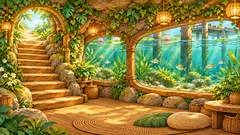
#> input picture assets/jungle/title/aquarium-low.webp, 240 x 135 px, given in place of aquarium-low.webp-final-background.png, which was not available
$ python -i title_campus_fixes.py   (imports and definitions only)
#> lines starting #> are read from the running program, lines starting #| are printed output that depends on the picture; after the words box and inside, x2 and y2 are one past the last pixel; in counts of white or black regions, pixels touching at a corner belong together
#!/usr/bin/env python3
"""Owner fixes of 2026-11-05 for Campus, the Jungle Path and the window view.

- The Hide & Seek tail leaves Campus's triceratops corner and peeks out of a
  bush beside the Jungle Path: the plate's own leaves are a cut-out drawn in
  front of the tail's base (`--tail`).
- The Treehouse window's top-left leaves are a still layer above the birds
  and butterflies (`--leaves`).
- The window twig is one full-size picture that sways in code about its join
  with the trunk (`--twig`); the portrait join is regenerated.
- Portrait Campus fills portrait windows: its painting widens by INSET pixels
  on each side, each join regenerated only around its seam and merged with
  harness merge-map-gap; every placement moves with it, and its "safe" rect
  keeps the original painting whole on phones (`--campus`). Its distant
  desert is white with an oasis, like the world map, and so is landscape
  Campus's, whose desert crop alone is regenerated and feathered back in
  (`--desert`).

Masters stay in ignored local/art-development/; this explicit authoring
command exports the runtime AVIFs. Normal builds never run it.

    python3 tools/title_campus_fixes.py --tail --leaves --twig --campus --desert
    python3 tools/title_scenes.py && python3 tools/title_animations.py
"""
import argparse
import hashlib
import json
from pathlib import Path
import numpy as np
from PIL import Image, ImageDraw, ImageFilter
from avif_codec import SPEED, save_avif
from image_exports import export_scaled_master, record_canonical_rows
from title_desert import outline
from title_glow import glow

ROOT = Path(__file__).resolve().parents[1]
LOCAL = ROOT/'local/art-development'
WORK = LOCAL/'campus-fix'
MANIFEST = ROOT/'tools/title_hotspots.json'
ANIMATIONS = ROOT/'tools/title_animations.json'
PROVENANCE = ROOT/'tools/art_provenance/campus-fixes-2026-11-05.json'
APPROVED = ROOT/'tests/approved_title_avif.json'
TITLE = 'assets/jungle/title/'
WINDOW = TITLE+'window-animation/'
TAIL_IMAGE = TITLE+'objects/portrait-hiding-tail.avif'

# The tail stands behind a leafy bush at the path's edge: beside the bridge
# in landscape, at the path's bend under the parrot in portrait. Each cover
# polygon bounds the bush leaves (green clearly above red) that hide its base.
TAIL = {'landscape': [528, 572, 72, 106], 'portrait': [552, 688, 80, 118]}
TAIL_COVER = {'landscape': ([(500, 645), (640, 645), (640, 730), (500, 730)], 25),
              'portrait': ([(520, 760), (680, 760), (680, 860), (520, 860)], 20)}
# The window's top-left branch and leaves, inside the opening, which birds and
# butterflies cross; distant hills and canopy stay outside these polygons.
LEAVES = {'portrait': [(0, 0), (640, 0), (640, 330), (330, 330), (200, 520), (140, 600), (0, 600)],
          'landscape': [(0, 0), (720, 0), (720, 225), (430, 225), (345, 330), (300, 372), (182, 372), (150, 420), (0, 420)]}
# Window twigs: rect, pivot (the attached end, a fraction of the rect).
TWIG_PIVOT = {'landscape': [0.0, 0.5], 'portrait': [1.0, 0.5]}
TWIG_RECT = {'landscape': (75, 329, 619, 324), 'portrait': (482, 664, 532, 247)}

INSET = 256
CAMPUS_WIDE = LOCAL/'campus-wide/campus-portrait-wide.png'
CAMPUS_DESERT = LOCAL/'campus-wide/campus-landscape-white-desert.png'
# Until the right strip is joined, portrait Campus keeps its 1024 px frame:
# the original with the left join's seam (the drums' grass trail gone).
CAMPUS_LEFT = LOCAL/'campus-wide/campus-portrait-left-joined.png'
CAMPUS_LEFT_JOIN = WORK/'join/campus-wide-left.png'
# The painted monstera bush where the tail used to peek out (original 1024 px
# coordinates; the wide painting shifts them by the left strip).
HIDING_BUSH = [(862, 1150), (905, 1128), (960, 1125), (1000, 1150), (1012, 1200), (1005, 1260),
               (985, 1310), (950, 1345), (905, 1345), (872, 1310), (858, 1250), (855, 1195)]


def digest(path):
    with Path(path).open('rb') as stream:
        return hashlib.file_digest(stream, 'sha256').hexdigest()


def sha(data):
    return hashlib.sha256(data).hexdigest()


# [36 lines left out: functions ship_cutout, region, soften, not called in this run]


def scene(data, name):
    return next(s for s in data['scenes'] if s['name'] == name)


# [46 lines left out: functions tail_hotspot, tail_bush, tails, window_layers, not called in this run]


def window_plate(orientation):
#> called with orientation = '../assets/jungle/title/aquarium-low.webp'
    return Image.open(LOCAL/f'treehouse-window-animation/sky-clouds-twig/{orientation}-final-background.png').convert('RGBA')


def top_left_leaves(orientation):
    """Branch and leaves inside the opening, minus sky and the frame above them."""
    plate = window_plate(orientation)
    rgb = np.asarray(plate.convert('RGB')).astype(int)
    r, g, b = rgb[..., 0], rgb[..., 1], rgb[..., 2]
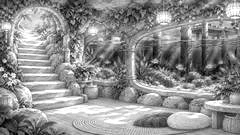
#> r: shape (135, 240) int64; min 0, max 255, mean 142.7
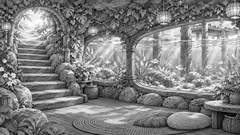
#> g: shape (135, 240) int64; min 0, max 255, mean 127.3
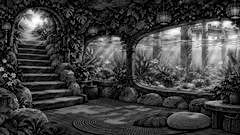
#> b: shape (135, 240) int64; min 0, max 255, mean 62.7
    sky = (b > r + 12) & (b + 8 >= g)
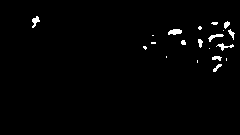
#> sky: shape (135, 240) bool; 1.4% white; 20 white regions (10 under 20 px), largest, box (x1, y1, x2, y2) and area: (168, 29, 182, 35) 64, (208, 34, 224, 42) 51, (216, 43, 234, 51) 51
    # Pale, greyed distant hills are no foreground; leaves and bark are vivid.
    hsv = np.asarray(plate.convert('RGB').convert('HSV')).astype(int)
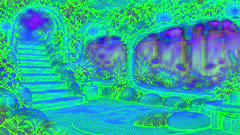
#> hsv: shape (135, 240, 3) int64; mean R, G, B 42.6, 172.1, 157.7
    sky |= (hsv[..., 1] < 72) & (hsv[..., 2] > 150)
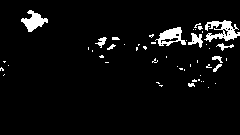
#> sky: shape (135, 240) bool; 4.7% white; 51 white regions (40 under 20 px), largest, box (x1, y1, x2, y2) and area: (204, 20, 240, 42) 401, (155, 27, 186, 46) 295, (21, 10, 48, 32) 289
#> (the run stopped early here; a loop or call above may not have finished)

$ run again, on assets/jungle/title/beach-portrait-low.webp
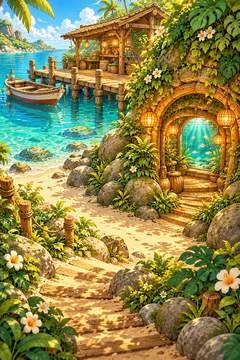
#> input picture assets/jungle/title/beach-portrait-low.webp, 240 x 360 px, given in place of beach-portrait-low.webp-final-background.png, which was not available
#> in top_left_leaves, `hsv = np.asarray(plate.convert('RGB').convert('HSV')).astype(int)`:
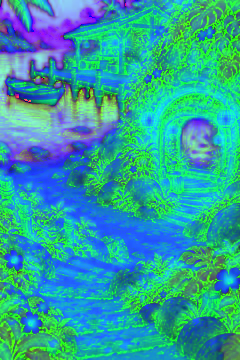
#> hsv: shape (360, 240, 3) int64; mean R, G, B 45.7, 161.3, 158
#> in top_left_leaves, `sky |= (hsv[..., 1] < 72) & (hsv[..., 2] > 150)`:
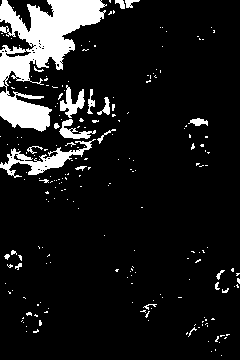
#> sky: shape (360, 240) bool; 10.6% white; 216 white regions (193 under 20 px), largest, box (x1, y1, x2, y2) and area: (0, 0, 107, 132) 6002, (0, 139, 96, 178) 996, (60, 85, 85, 118) 369

$ run again, on assets/jungle/title/bookshelf-portrait.webp
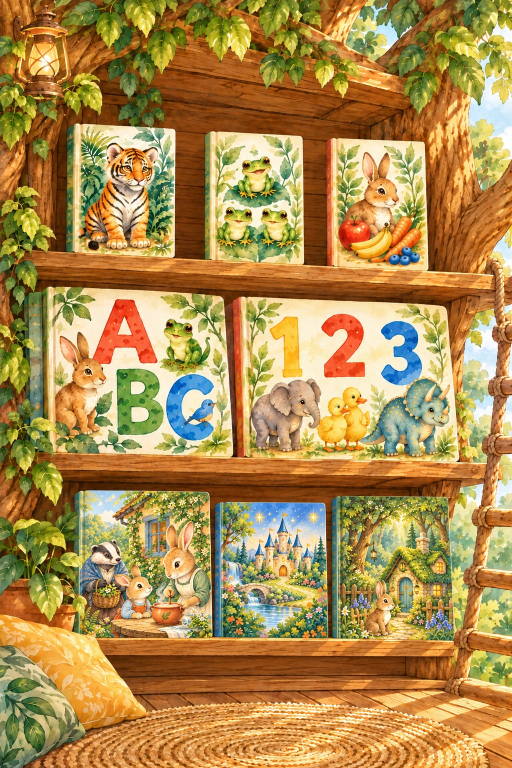
#> input picture assets/jungle/title/bookshelf-portrait.webp, 1024 x 1536 px, given in place of bookshelf-portrait.webp-final-background.png, which was not available (shown at 1/2 size)
#> in top_left_leaves, `sky = (b > r + 12) & (b + 8 >= g)`:
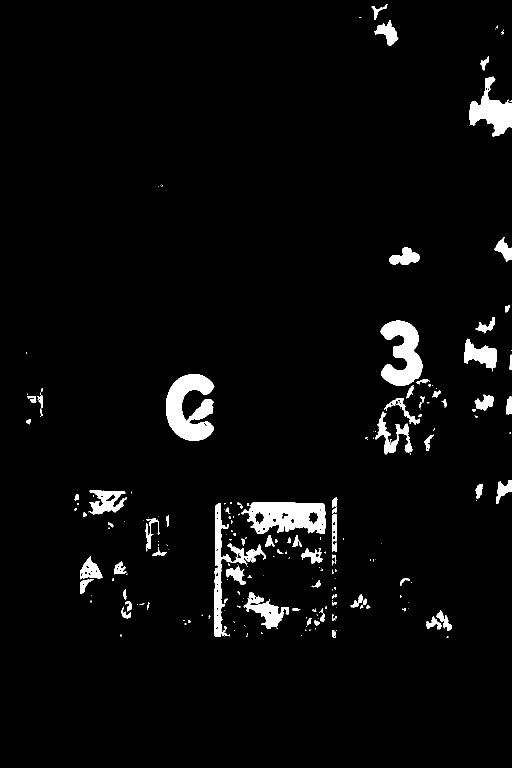
#> sky: shape (1536, 1024) bool (shown at 1/2 size); 3.7% white; 208 white regions (120 under 20 px), largest, box (x1, y1, x2, y2) and area: (332, 748, 429, 882) 8202, (482, 1005, 651, 1068) 7443, (761, 641, 845, 772) 6538
#> in top_left_leaves, `sky |= (hsv[..., 1] < 72) & (hsv[..., 2] > 150)`:
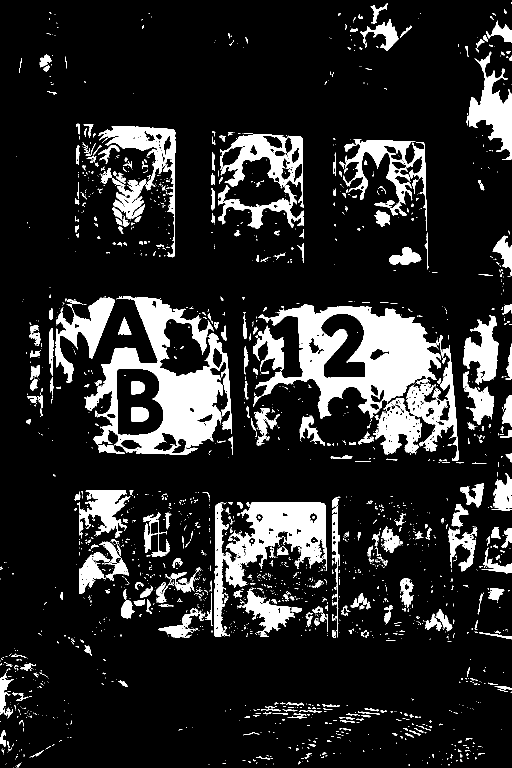
#> sky: shape (1536, 1024) bool (shown at 1/2 size); 15% white; 2057 white regions (1649 under 20 px), largest, box (x1, y1, x2, y2) and area: (506, 609, 882, 838) 39105, (169, 592, 464, 910) 35515, (428, 1005, 654, 1274) 20848

$ run again, on assets/jungle/title/bookshelf.webp
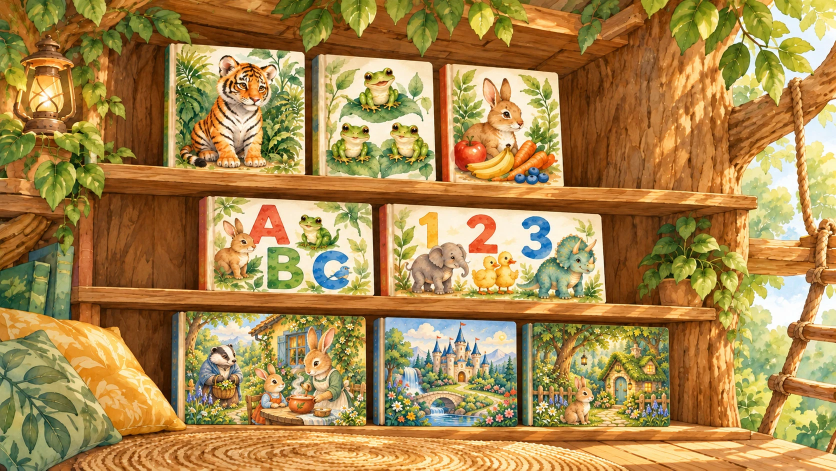
#> input picture assets/jungle/title/bookshelf.webp, 1672 x 941 px, given in place of bookshelf.webp-final-background.png, which was not available (shown at 1/2 size)
#> in top_left_leaves, `sky = (b > r + 12) & (b + 8 >= g)`:
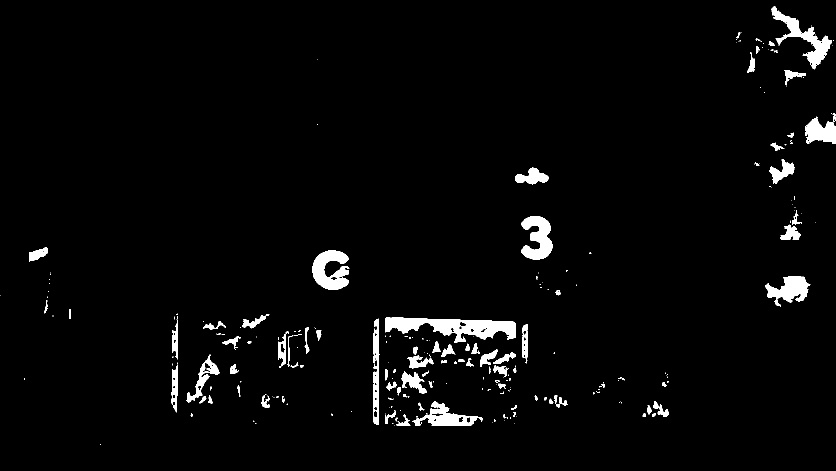
#> sky: shape (941, 1672) bool (shown at 1/2 size); 2.9% white; 239 white regions (147 under 20 px), largest, box (x1, y1, x2, y2) and area: (770, 635, 1032, 686) 6840, (625, 501, 699, 580) 3732, (1543, 12, 1664, 139) 3688
#> in top_left_leaves, `sky |= (hsv[..., 1] < 72) & (hsv[..., 2] > 150)`:
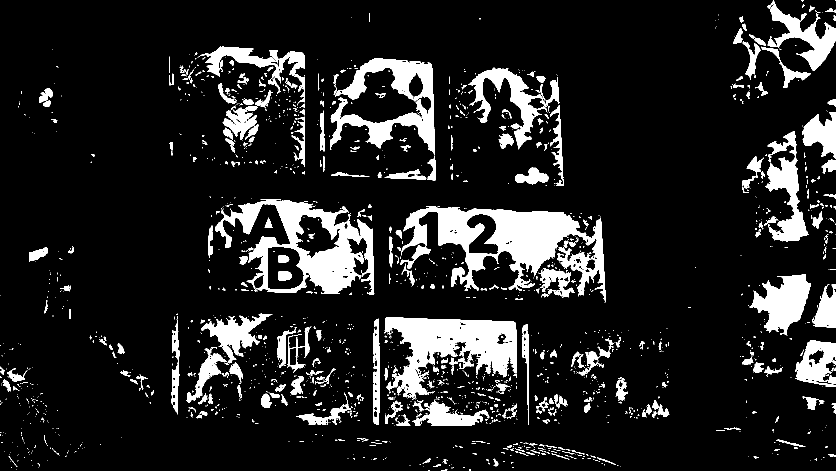
#> sky: shape (941, 1672) bool (shown at 1/2 size); 12.9% white; 1771 white regions (1393 under 20 px), largest, box (x1, y1, x2, y2) and area: (802, 412, 1174, 582) 25602, (430, 398, 749, 590) 23466, (769, 635, 1033, 800) 21553
